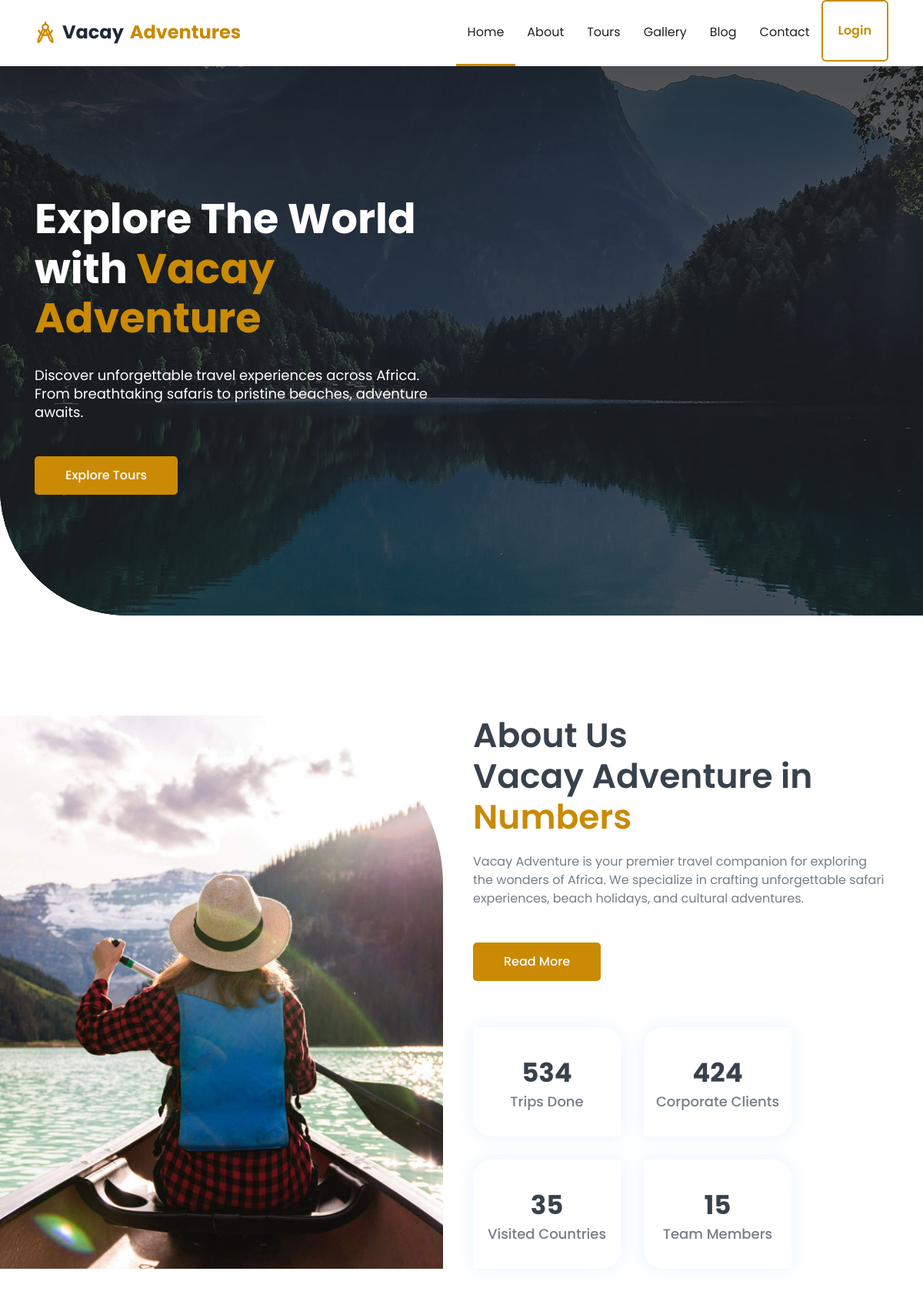
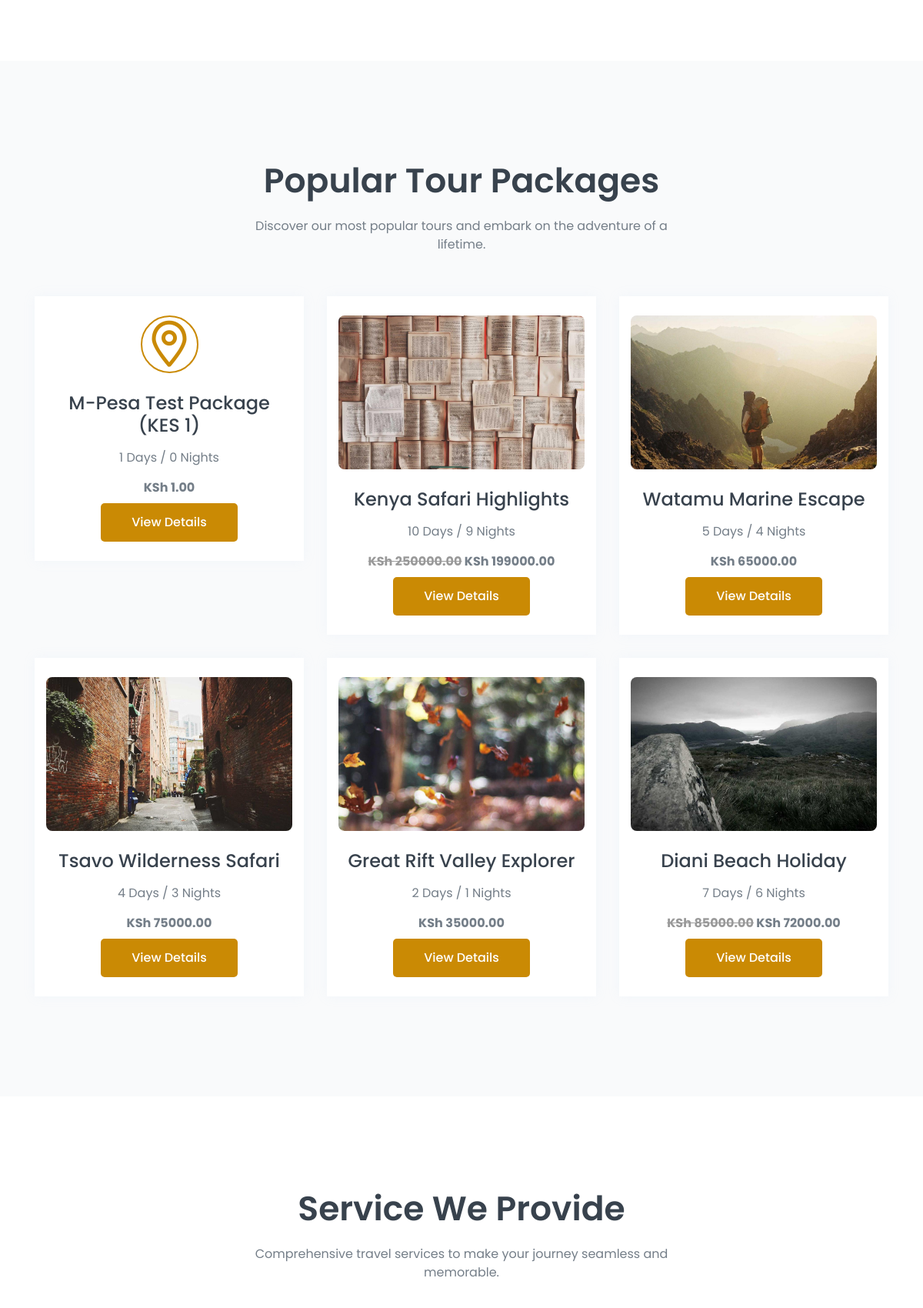
The page / (upper part) on the database its author committed (2 pictures, top to bottom).
### core/models.py (models this page shows, shortened)
class SiteSetting(models.Model):
    site_name = models.CharField(max_length=200, default='Vacay Adventure')
    tagline = models.CharField(max_length=500, blank=True)
    logo = models.ImageField(upload_to='settings/', blank=True, null=True)
    favicon = models.ImageField(upload_to='settings/', blank=True, null=True)
    email = models.EmailField(blank=True)
    phone = models.CharField(max_length=20, blank=True)
    address = models.CharField(max_length=500, blank=True)
    facebook = models.URLField(blank=True)
    twitter = models.URLField(blank=True)
    instagram = models.URLField(blank=True)
    linkedin = models.URLField(blank=True)
    youtube = models.URLField(blank=True)
    about_short = models.TextField(blank=True)
    about_image = models.ImageField(upload_to='settings/', blank=True, null=True)
    trips_done = models.IntegerField(default=0)
    corporate_clients = models.IntegerField(default=0)
    visited_countries = models.IntegerField(default=0)
    team_members = models.IntegerField(default=0)
    hero_video_url = models.URLField(blank=True, help_text='Direct MP4 URL for the hero background video. Leave blank for default safari video.')
    created_at = models.DateTimeField(auto_now_add=True)
    updated_at = models.DateTimeField(auto_now=True)
    class Meta:
        verbose_name = 'Site Setting'
        verbose_name_plural = 'Site Settings'

### tours/models.py (models this page shows, shortened)
class TourPackage(models.Model):
    DIFFICULTY_CHOICES = [('easy', 'Easy'), ('moderate', 'Moderate'), ('challenging', 'Challenging')]
    CATEGORY_CHOICES = [
        ('safari', 'Safari'), ('beach', 'Beach'), ('cultural', 'Cultural'),
        ('adventure', 'Adventure'), ('wildlife', 'Wildlife'), ('luxury', 'Luxury'),
    ]
    STATUS_CHOICES = [('draft', 'Draft'), ('published', 'Published')]
    destination = models.ForeignKey(Destination, on_delete=models.SET_NULL, null=True, related_name='tours')
    title = models.CharField(max_length=300)
    slug = models.SlugField(unique=True, blank=True)
    description = models.TextField()
    duration_days = models.IntegerField()
    duration_nights = models.IntegerField(default=0)
    price = models.DecimalField(max_digits=12, decimal_places=2)
    discount_price = models.DecimalField(max_digits=12, decimal_places=2, blank=True, null=True)
    max_guests = models.IntegerField(default=20)
    available_seats = models.IntegerField(default=20)
    difficulty = models.CharField(max_length=20, choices=DIFFICULTY_CHOICES, default='moderate')
    category = models.CharField(max_length=50, choices=CATEGORY_CHOICES, default='safari')
    hotel = models.ForeignKey(Hotel, on_delete=models.SET_NULL, null=True, blank=True, related_name='tours')
    vehicle = models.ForeignKey(Vehicle, on_delete=models.SET_NULL, null=True, blank=True, related_name='tours')
    guide = models.ForeignKey(TourGuide, on_delete=models.SET_NULL, null=True, blank=True, related_name='tours')
    included_services = models.TextField(blank=True, help_text='List items separated by newline')
    excluded_services = models.TextField(blank=True, help_text='List items separated by newline')
    image = models.ImageField(upload_to='tours/', blank=True, null=True, help_text='Main tour image (shown in listings). Individual gallery images below.')
    meeting_point = models.CharField(max_length=500, blank=True)
    start_date = models.DateField(blank=True, null=True)
    end_date = models.DateField(blank=True, null=True)
    itinerary = models.TextField(blank=True, help_text='Day-by-day itinerary')
    status = models.CharField(max_length=20, choices=STATUS_CHOICES, default='published')
    is_featured = models.BooleanField(default=False)
    created_at = models.DateTimeField(auto_now_add=True)
    updated_at = models.DateTimeField(auto_now=True)
    class Meta:
        ordering = ['-created_at']

class TourImage(models.Model):
    tour = models.ForeignKey(TourPackage, on_delete=models.CASCADE, related_name='images')
    image = models.ImageField(upload_to='tours/')
    caption = models.CharField(max_length=200, blank=True)
    is_main = models.BooleanField(default=False)
    class Meta:
        ordering = ['-is_main']

### core/views.py (the view)
# urls.py: path('', views.home_view, name='home'),
def home_view(request):
    featured_tours = TourPackage.objects.filter(status='published', is_featured=True)[:6]
    services = Service.objects.all()[:4]
    why_choose_us = WhyChooseUs.objects.all()[:4]
    testimonials = Testimonial.objects.filter(is_active=True)[:10]
    gallery_items = Gallery.objects.filter(is_active=True)[:12]
    blog_posts = BlogPost.objects.filter(status='published')[:3]
    destinations = Destination.objects.filter(status='published')[:6]
    context = {
        'featured_tours': featured_tours,
        'services': services,
        'why_choose_us': why_choose_us,
        'testimonials': testimonials,
        'gallery_items': gallery_items,
        'blog_posts': blog_posts,
        'destinations': destinations,
    }
    return render(request, 'core/home.html', context)

### core/context_processors.py (called while the page is built)
def site_settings(request):
    try:
        settings = SiteSetting.objects.first()
    except:
        settings = None
    return {'site_settings': settings}

### templates/core/home.html (shortened to what this page needs)
{% extends 'base.html' %}
{% load static %}
{% block hero %}
<section class="header_area hero-video-wrap">
    <div class="video-bg">
        <video autoplay muted loop playsinline poster="{% static 'images/hero-area.jpg' %}">
            <source src="{{ site_settings.hero_video_url|default:'https://assets.mixkit.co/videos/3661/3661-720.mp4' }}" type="video/mp4">
        </video>
    </div>
    <div class="video-overlay"></div>
    <div id="home" class="header_slider">
        <div class="single_slider bg_cover d-flex align-items-center">
            <div class="container">
                <div class="row">
                    <div class="col-lg-6 col-md-8">
                        <div class="slider_content">
                            <h2 class="slider_title wow fadeInLeftBig" data-wow-duration="1.3s" data-wow-delay="0.2s">Explore The World with<span> Vacay Adventure</span></h2>
                            <p class="wow fadeInLeftBig" data-wow-duration="1.3s" data-wow-delay="0.5s">Discover unforgettable travel experiences across Africa. From breathtaking safaris to pristine beaches, adventure awaits.</p>
                            <a href="/tours/" class="main-btn wow fadeInLeftBig" data-wow-duration="1.3s" data-wow-delay="0.8s">Explore Tours</a>
                        </div>
                    </div>
                </div>
            </div>
        </div>
    </div>
</section>
{% endblock %}
{% block content %}
<section id="about" class="about_area pt-130 pb-130">
    <div class="about_wrapper">
        <div class="about_image bg_cover" style="background-image: url({% static 'images/about_image.jpg' %})"></div>
        <div class="container">
            <div class="row justify-content-end">
                <div class="col-lg-6">
                    <div class="about_content">
                        <div class="section_title">
                            <h3 class="title">About Us <br> Vacay Adventure in <span>Numbers</span></h3>
                            <p>{{ site_settings.about_short|default:'Vacay Adventure is your premier travel companion for exploring the wonders of Africa. We specialize in crafting unforgettable safari experiences, beach holidays, and cultural adventures.' }}</p>
                        </div>
                        <a href="/about/" class="main-btn">Read More</a>
                    </div>
                    <div class="about_counter d-flex flex-wrap">
                        <div class="single_counter counter_1 d-flex justify-content-center align-items-center wow fadeInUpBig" data-wow-duration="1.3s" data-wow-delay="0.2s">
                            <div class="counter_wrapper">
                                <span class="counter">{{ site_settings.trips_done|default:'500' }}</span>
                                <p>Trips Done</p>
                            </div>
                        </div>
                        <div class="single_counter counter_2 d-flex justify-content-center align-items-center wow fadeInUpBig" data-wow-duration="1.3s" data-wow-delay="0.5s">
                            <div class="counter_wrapper">
                                <span class="counter">{{ site_settings.corporate_clients|default:'400' }}</span>
                                <p>Corporate Clients</p>
                            </div>
                        </div>
                        <div class="single_counter counter_2 d-flex justify-content-center align-items-center wow fadeInUpBig" data-wow-duration="1.3s" data-wow-delay="0.8s">
                            <div class="counter_wrapper">
                                <span class="counter">{{ site_settings.visited_countries|default:'30' }}</span>
                                <p>Visited Countries</p>
                            </div>
                        </div>
                        <div class="single_counter counter_1 d-flex justify-content-center align-items-center wow fadeInUpBig" data-wow-duration="1.3s" data-wow-delay="1.1s">
                            <div class="counter_wrapper">
                                <span class="counter">{{ site_settings.team_members|default:'15' }}</span>
                                <p>Team Members</p>
                            </div>
                        </div>
                    </div>
                </div>
            </div>
        </div>
    </div>
</section>
<section id="packges" class="destination_area pt-130 pb-130">
    <div class="container">
        <div class="row justify-content-center">
            <div class="col-lg-6">
                <div class="section_title text-center pb-25">
                    <h3 class="title">Popular Tour Packages</h3>
                    <p>Discover our most popular tours and embark on the adventure of a lifetime.</p>
                </div>
            </div>
        </div>
        <div class="row">
            {% for tour in featured_tours %}
            <div class="col-lg-4 col-sm-6">
                <div class="single_service mt-30 text-center wow fadeInUpBig" data-wow-duration="1.3s" data-wow-delay="0.{{ forloop.counter }}s">
                    <div class="services_icon">
                        {% with main_img=tour.images.first %}
                        {% if main_img %}
                        <img src="{{ main_img.image.url }}" alt="{{ tour.title }}" style="width:100%;height:200px;object-fit:cover;border-radius:8px;">
                        {% else %}
                        <i class="lni lni-map-marker" style="font-size:60px;"></i>
                        {% endif %}
                        {% endwith %}
                    </div>
                    <div class="services_content">
                        <h4 class="title"><a href="{% url 'tour_detail' tour.slug %}" style="color:inherit;">{{ tour.title }}</a></h4>
                        <p>{{ tour.duration_days }} Days / {{ tour.duration_nights }} Nights</p>
                        <p><strong>
                            {% if tour.discount_price %}
                            <span style="text-decoration:line-through;color:#999;">KSh {{ tour.price }}</span> KSh {{ tour.discount_price }}
                            {% else %}
                            KSh {{ tour.price }}
                            {% endif %}
                        </strong></p>
                        <a href="{% url 'tour_detail' tour.slug %}" class="main-btn mt-2">View Details</a>
                    </div>
                </div>
            </div>
            {% empty %}
            <div class="col-12 text-center"><p>No tours available yet.</p></div>
            {% endfor %}
        </div>
    </div>
</section>
<section id="services" class="services_area pt-120">
    <div class="container">
        <div class="row justify-content-center">
            <div class="col-lg-6">
                <div class="section_title text-center pb-25">
                    <h3 class="title">Service We Provide</h3>
                    <p>Comprehensive travel services to make your journey seamless and memorable.</p>
                </div>
            </div>
        </div>
        <div class="row">
            {% for service in services %}
            <div class="col-lg-3 col-sm-6">
            </div>
            {% endfor %}
        </div>
    </div>
</section>
{% endblock %}

### static/css/default.css (style rules this page uses)
.mt-30 { margin-top: 30px; }
.pt-120 { padding-top: 120px; }
.pt-130 { padding-top: 130px; }
.pb-25 { padding-bottom: 25px; }
.pb-130 { padding-bottom: 130px; }

### static/css/style.css (style rules this page uses)
body { font-family: "Poppins", sans-serif; font-weight: normal; font-style: normal; color: #747E88; }
* { margin: 0; padding: 0; -webkit-box-sizing: border-box; box-sizing: border-box; }
img { max-width: 100%; }
a { color: #ca8a04; }
i, span, a { display: inline-block; }
audio, canvas, iframe, img, svg, video { vertical-align: middle; }
h1, h2, h3, h4, h5, h6 { font-family: "Poppins", sans-serif; font-weight: 700; color: #38424D; margin: 0px; }
h2 { font-size: 36px; }
h3 { font-size: 28px; }
h4 { font-size: 22px; }
p { font-size: 16px; font-weight: 400; line-height: 24px; color: #747E88; margin: 0px; }
.bg_cover { background-position: center center; background-size: cover; background-repeat: no-repeat; width: 100%; height: 100%; }
.main-btn { display: inline-block; font-weight: 500; text-align: center; white-space: nowrap; vertical-align: middle; -webkit-user-select: none; -moz-user-select: none; -ms-user-select: none; user-select: none; border: 0; padding: 0 40px; font-size: 16px; height: 50px; line-height: 50px; border-radius: 5px; color: #fff; cursor: pointer; z-index: 5; -webkit-transition: all 0.4s ease-out 0s; transition: all 0.4s ease-out 0s; background-color: #ca8a04; }
.section_title .title { font-size: 44px; font-weight: 600; }
.section_title .title span { color: #ca8a04; }
.section_title p { margin-top: 20px; }
.single_slider { height: 800px; position: relative; overflow: hidden; border-bottom-left-radius: 165px; }
.single_slider::before { position: absolute; content: ''; background-color: rgba(56, 66, 77, 0.24); width: 100%; height: 100%; left: 0; top: 0; }
.slider_content { padding-top: 80px; }
.slider_content .slider_title { font-size: 54px; color: #fff; margin-top: 15px; }
.slider_content p { font-size: 18px; color: #fff; margin-top: 30px; }
.slider_content .main-btn { margin-top: 45px; }
.about_wrapper { position: relative; }
.about_image { width: 48%; height: 100%; position: absolute; top: 0; left: 0; border-top-right-radius: 220px; }
.about_content .main-btn { margin-top: 45px; }
.about_counter { margin-left: -15px; margin-right: -15px; padding-top: 30px; }
.single_counter { background-color: #fff; -webkit-box-shadow: 0px 0px 25px 0px rgba(173, 206, 243, 0.25); box-shadow: 0px 0px 25px 0px rgba(173, 206, 243, 0.25); width: 192px; height: 142px; text-align: center; margin-top: 30px; margin-left: 15px; margin-right: 15px; }
.single_counter span { font-size: 34px; font-weight: 700; color: #38424D; }
.single_counter p { font-size: 18px; font-weight: 500; }
.single_counter.counter_1 { border-top-right-radius: 25px; border-bottom-left-radius: 25px; }
.single_counter.counter_2 { border-top-left-radius: 25px; border-bottom-right-radius: 25px; }
.destination_area { background-color: #F9FAFB; }
.single_service { -webkit-box-shadow: 0px 0px 15px 0px rgba(173, 206, 243, 0.1); box-shadow: 0px 0px 15px 0px rgba(173, 206, 243, 0.1); padding: 25px 15px; background-color: #fff; -webkit-transition: all 0.3s ease-out 0s; transition: all 0.3s ease-out 0s; }
.single_service .services_icon i { width: 75px; height: 75px; border: 2px solid #ca8a04; line-height: 71px; text-align: center; border-radius: 50%; font-size: 40px; color: #ca8a04; -webkit-transition: all 0.3s ease-out 0s; transition: all 0.3s ease-out 0s; }
.single_service .services_content .title { margin-top: 25px; color: #38424D; -webkit-transition: all 0.3s ease-out 0s; transition: all 0.3s ease-out 0s; font-size: 24px; font-weight: 500; }
.single_service .services_content p { margin-top: 15px; }

### rows shown on the page
SiteSetting: about_short "Vacay Adventure is your premier travel companion for exploring the wonders of Africa. We specialize in crafting unforgettable safari experiences, beach holidays, and cultural adventures.", trips_done "534", corporate_clients "424", visited_countries "35", team_members "15"
TourPackage: title "M-Pesa Test Package (KES 1)", duration_days "1", duration_nights "0", price "1.00"
TourPackage: images.first.image (picture), title "Kenya Safari Highlights", duration_days "10", duration_nights "9", price "250000.00", discount_price "199000.00"
TourPackage: images.first.image (picture), title "Watamu Marine Escape", duration_days "5", duration_nights "4", price "65000.00"
TourPackage: images.first.image (picture), title "Tsavo Wilderness Safari", duration_days "4", duration_nights "3", price "75000.00"
TourPackage: images.first.image (picture), title "Great Rift Valley Explorer", duration_days "2", duration_nights "1", price "35000.00"
TourPackage: images.first.image (picture), title "Diani Beach Holiday", duration_days "7", duration_nights "6", price "85000.00", discount_price "72000.00"
